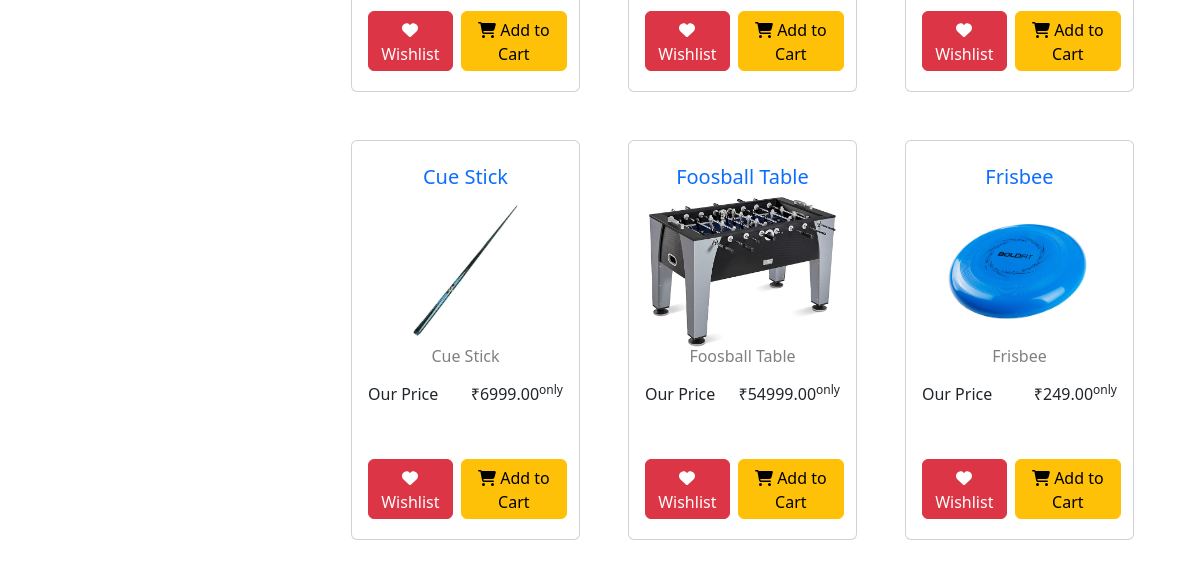
/products/ (lower part), run on an earlier commit of the app's database.
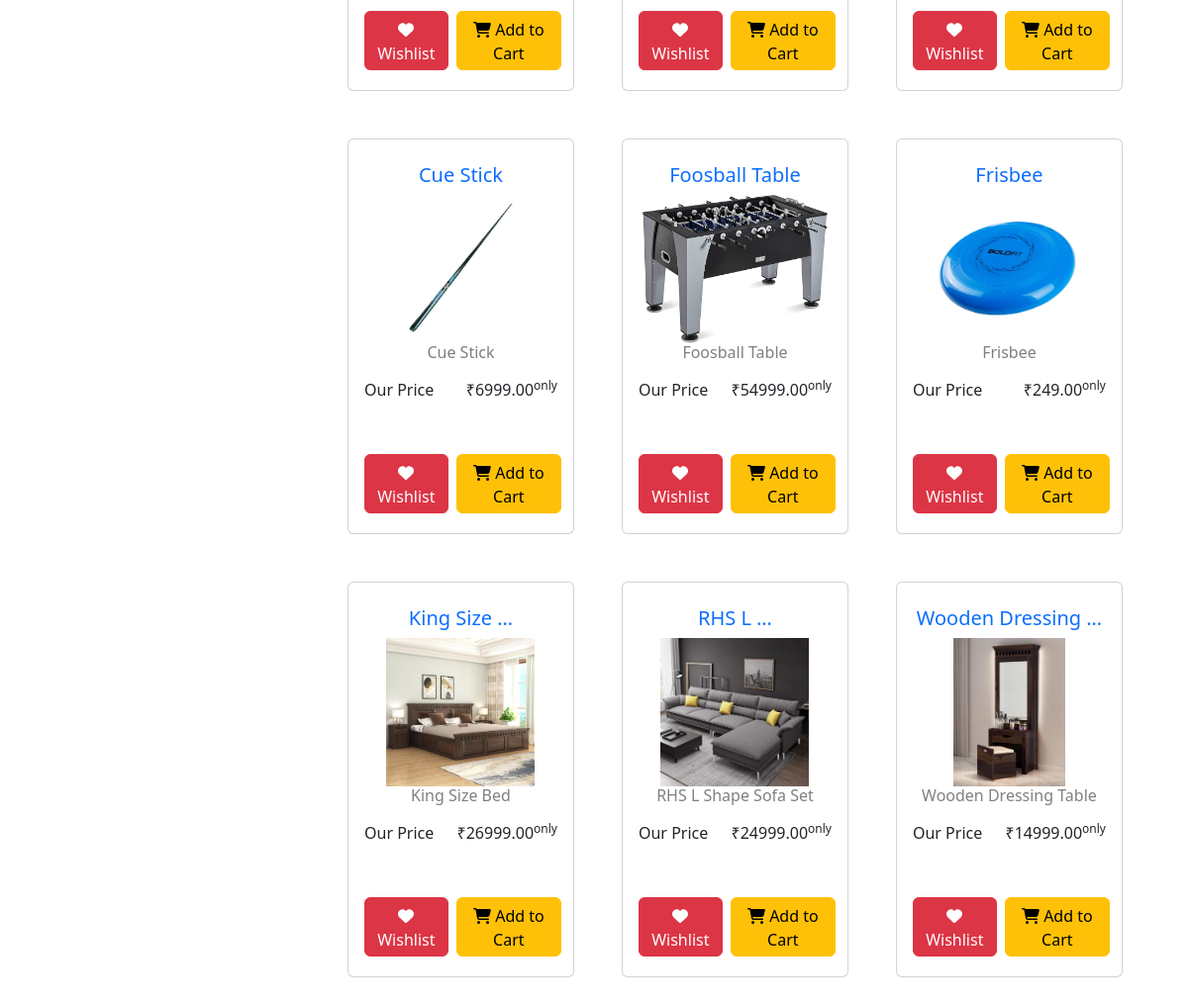
And on a later commit of the database.
### products/models.py (models this page shows)
class Product(models.Model):
    title = models.CharField(max_length = 255)                  #title of product
    brand = models.CharField(max_length = 225,default="N/A")                #brand name of the product
    category = models.ForeignKey(Category, on_delete=models.DO_NOTHING)     #category,which the product belong to
    price = models.DecimalField(max_digits=10,decimal_places=2)             #price
    seller = models.ForeignKey(User, on_delete=models.CASCADE)          #if the seller is deleted,the product will also be deleted(CASCADE) i.e. the child(product) be deleted
    description = models.TextField()
    image = models.ImageField(upload_to='product/')
    slug = models.SlugField(max_length = 255,unique=True)
    created_at = models.DateTimeField(auto_now_add=True)
    updated_at = models.DateTimeField(auto_now=True)

### products/views.py (the view)
# urls.py: path('products/', product_list, name='product_list'),
def product_list(request):
    return render(
        request, 'products/list.html',
        context={'products': Product.objects.all()}
        )

### templates/products/list.html (shortened to what this page needs)
{% extends 'layout/base.html' %}
{% load static %}
{% load crispy_forms_tags %}
{% block content %}
<div class="container py-5">
    <div class="row">
        <div class="col-md-3">
        </div>
        <div class="col-md-9 mx-auto">
            <div class="container-fluid">
                <div class="row">
                    {% for item in products %}
                    <div class="col-md-4">
                        {% include 'components/product_card.html' with product=item %}
                    </div>
                    {% empty %}
                    <div class="alert alert-warning" role="alert">
                        No products found.
                    </div>
                    {% endfor %}
                </div>
            </div>
        </div>
    </div>
</div>
{% endblock content %}

### templates/components/product_card.html (shortened to what this page needs)
<div class="d-flex justify-content-center container mt-5">
    <div class="card p-3 bg-white" style="height: 400px;">
        <div class="about-product text-center mt-2">
            <a href="{% url 'product_detail' product.slug %}" class="text-decoration-none">
                <h5>{{product.title|truncatewords:2}}</h5>
                <img src="{{product.image.url}}" class="img-fluid" style="height: 150px; object-fit: cover;">
                <div>
                    <h6 class="mt-0 text-black-50">{{product.title}}</h6>
                </div>
            </a>
        </div>
        <div class="stats mt-2">
            <div class="d-flex justify-content-between p-price">
                <span>Our Price</span>
                <span>₹{{product.price}}<sup>only</sup></span>
            </div>
        </div>
        {% if user.is_authenticated and user.groups.all.0.name == 'seller' %}
        <div class="d-flex justify-content-between mt-2 gap-2" style="position:absolute; bottom: 20px; height: 60px;">
            <a href="{% url 'product_edit' product.slug %}" class="btn btn-warning " style="padding-right:20px; padding-top:15px; padding-left: 20px;">
                <i class="fas fa-edit"></i> Edit
            </a>
            <a href="{% url 'product_delete' product.slug %}" class="btn btn-danger " style="margin-left: 10px; padding: 15px 10px 10px 10px;">
                <i class="fas fa-trash"></i> Delete
            </a>
        </div>
        {% else %}
        <div class="d-flex justify-content-between mt-2 gap-2" style="position:absolute; bottom: 20px; height: 60px; padding-right: 12px;">
            <a href="{% url 'wishlist_add' product.slug %}" class="btn btn-danger">
                <i class="fas fa-heart"></i> Wishlist
            </a>
            <a href="{% url 'add_product' product.slug %}" class="btn btn-warning">
                <i class="fas fa-shopping-cart"></i> Add to Cart
            </a>
        </div>
        {% endif %}
    </div>
</div>

What changed in the data, as far as the page shows it:
added Product: title "King Size …", image (picture), title "King Size Bed", price "26999.00"
added Product: title "RHS L …", image (picture), title "RHS L Shape Sofa Set", price "24999.00"
added Product: title "Wooden Dressing …", image (picture), title "Wooden Dressing Table", price "14999.00"
